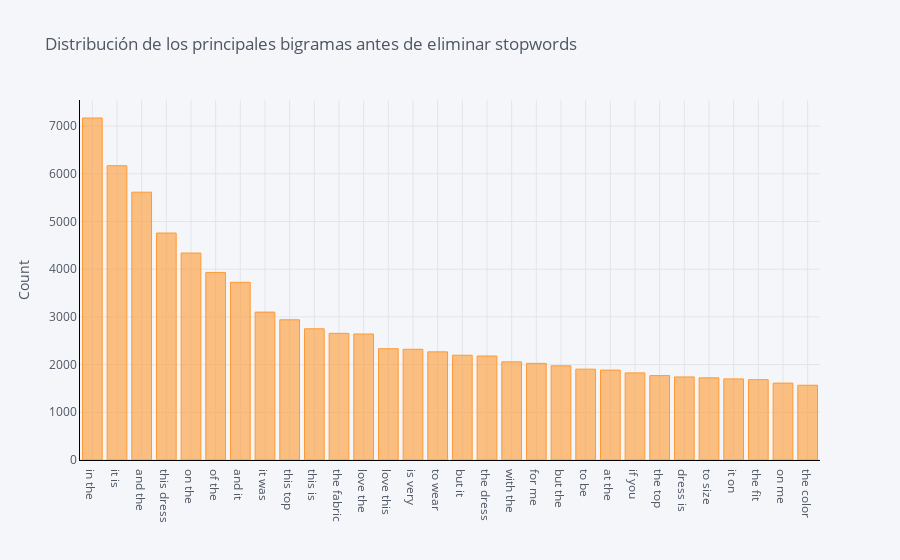

The notebook cell saved with this chart:
### Code cell
top_n_grams(df["t_review"], 2,n=30).set_index("palabra").iplot(
    kind='bar', yTitle='Count', linecolor='black', title='Distribución de los principales bigramas antes de eliminar stopwords')

### Figure 1 — Plotly figure (JSON) as saved in the notebook; plotly's stock layout.template omitted (floating-point values rounded to 4 significant figures)
{"data": [{"marker": {"color": "rgba(255, 153, 51, 0.6)", "line": {"color": "rgba(255, 153, 51, 1.0)", "width": 1}}, "name": "frecuencia", "orientation": "v", "text": "", "type": "bar", "x": ["in the", "it is", "and the", "this dress", "on the", "of the", "and it", "it was", "this top", "this is", "the fabric", "love the", "love this", "is very", "to wear", "but it", "the dress", "with the", "for me", "but the", "to be", "at the", "if you", "the top", "dress is", "to size", "it on", "the fit", "on me", "the color"], "y": [7169, 6169, 5614, 4758, 4338, 3932, 3725, 3100, 2939, 2750, 2655, 2641, 2333, 2321, 2267, 2196, 2180, 2057, 2026, 1974, 1904, 1885, 1826, 1769, 1741, 1722, 1700, 1684, 1612, 1567]}], "layout": {"legend": {"bgcolor": "#F5F6F9", "font": {"color": "#4D5663"}}, "paper_bgcolor": "#F5F6F9", "plot_bgcolor": "#F5F6F9", "title": {"font": {"color": "#4D5663"}, "text": "Distribución de los principales bigramas antes de eliminar stopwords"}, "xaxis": {"gridcolor": "#E1E5ED", "linecolor": "black", "showgrid": true, "tickfont": {"color": "#4D5663"}, "title": {"font": {"color": "#4D5663"}, "text": ""}, "zerolinecolor": "#E1E5ED"}, "yaxis": {"gridcolor": "#E1E5ED", "linecolor": "black", "showgrid": true, "tickfont": {"color": "#4D5663"}, "title": {"font": {"color": "#4D5663"}, "text": "Count"}, "zerolinecolor": "#E1E5ED"}}}
